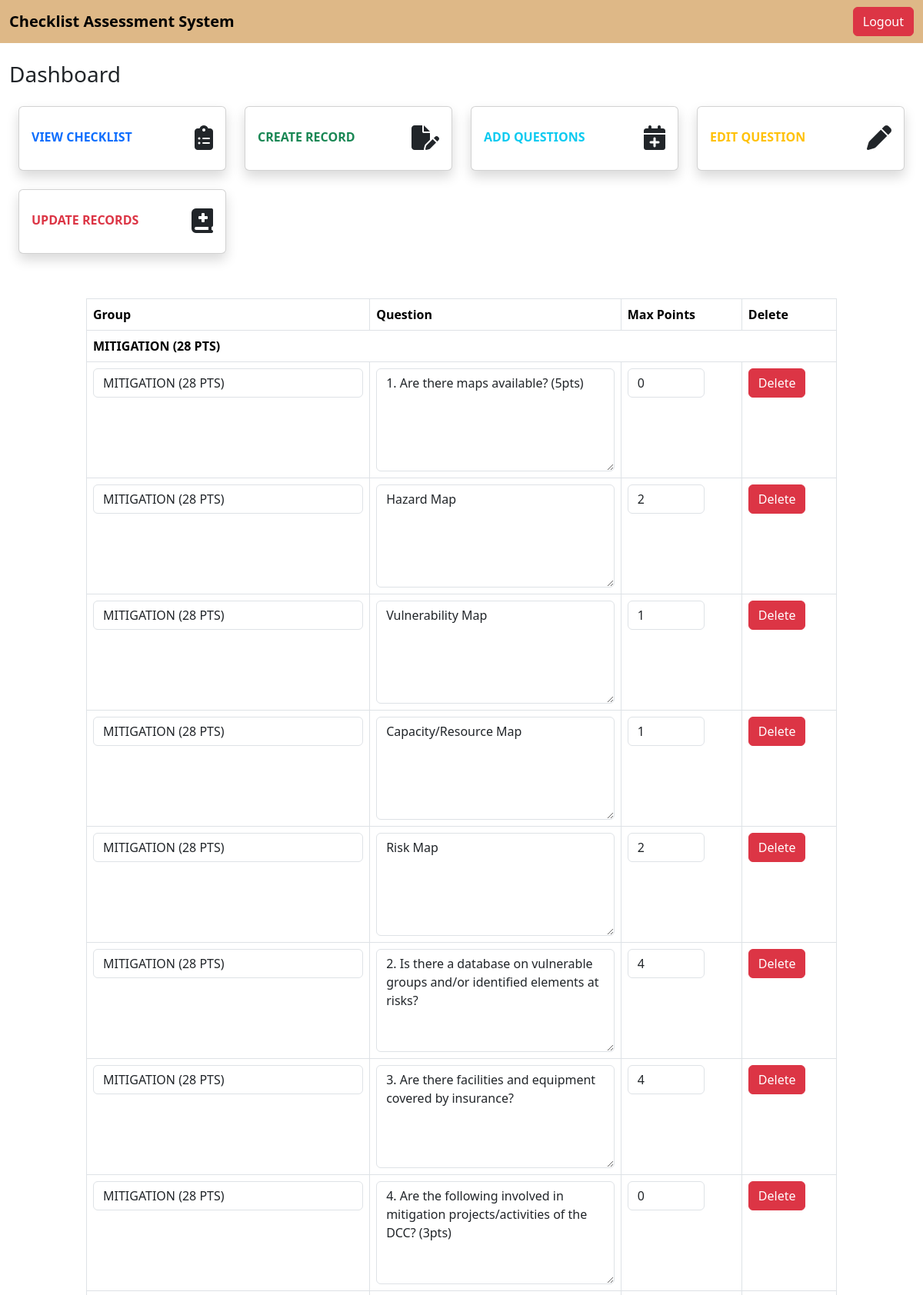
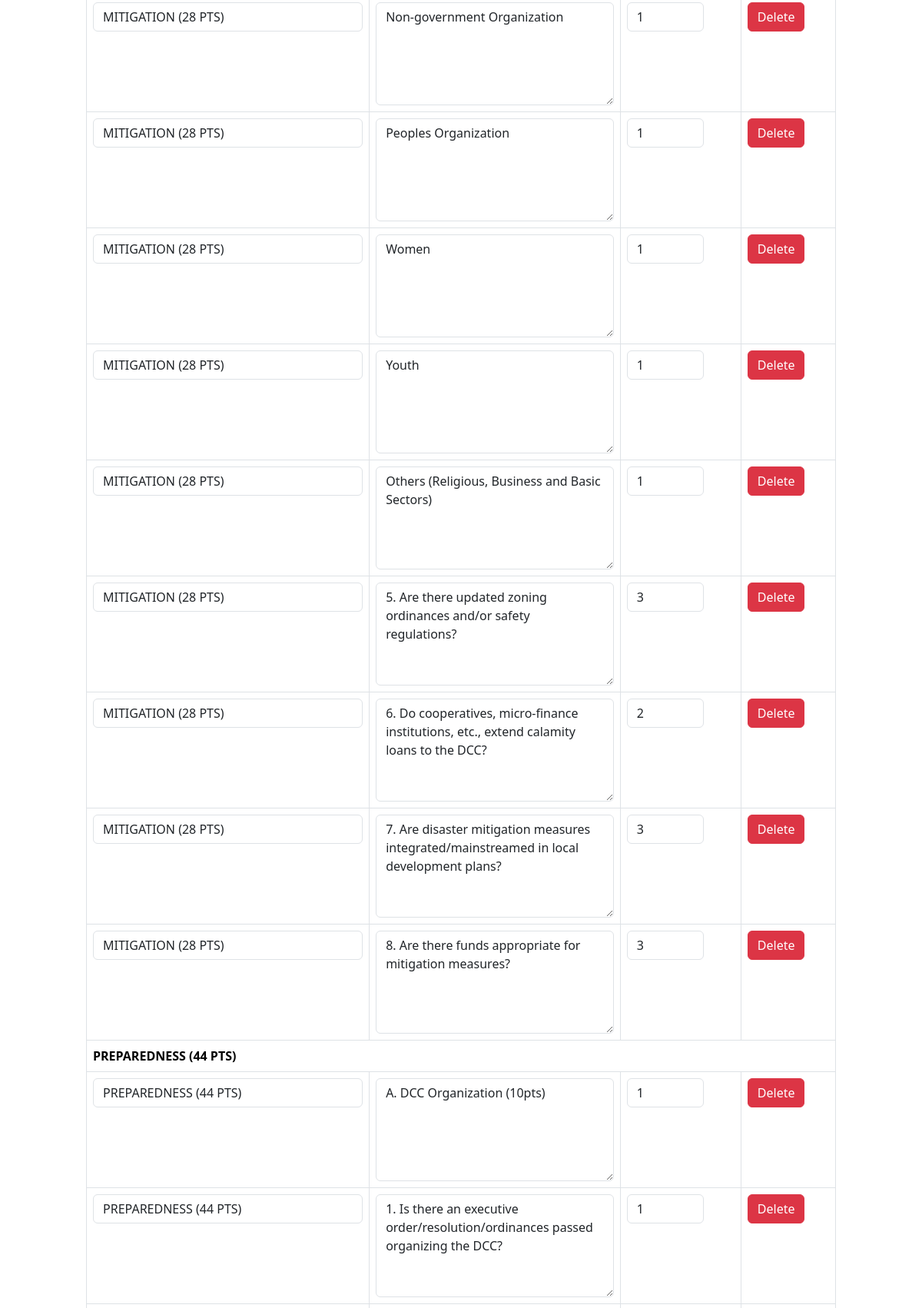
The app's page /edit_questions.php (upper part) with its own data (2 pictures, top to bottom).
### tables this page shows
CREATE TABLE `questions` (
  `questions_id` int(11) NOT NULL,
  `group` varchar(255) NOT NULL,
  `display_text` varchar(255) NOT NULL,
  `max_points` int(50) NOT NULL
);

### edit_questions.php (the view, shortened to what this page needs)
<?php
include 'header.php';
include 'sidebar.php';
$getAllQuestionsStmt = $pdo->prepare('SELECT `group`, display_text, max_points, questions_id FROM questions ORDER BY `group`');
$getAllQuestionsStmt->execute();
$allQuestions = $getAllQuestionsStmt->fetchAll(PDO::FETCH_ASSOC);
?>
<article class="my-article">
    <div class="title-search-block">
        <div class="title-block">
            <form method="post" action="resources/dr/search.php">
                <table class="table table-bordered">
                    <thead>
                        <tr>
                            <th>Group</th>
                            <th>Question</th>
                            <th>Max Points</th>
                            <th>Delete</th>
                        </tr>
                    </thead>
                    <tbody>
                        <?php if (!empty($allQuestions)): ?>
                            <?php
                            $currentGroup = null;
                            foreach ($allQuestions as $question) {
                                if ($currentGroup !== $question['group']) {
                                    echo '<tr><td colspan="4"><strong contenteditable="true" class="edit-group">' . htmlspecialchars($question['group']) . '</strong></td></tr>';
                                    $currentGroup = $question['group'];
                                }
                                ?>
                                <tr>
                                    <td>
                                        <input type="text" class="form-control edit-group" name="group[]"
                                            value="<?= htmlspecialchars($question['group']); ?>">
                                    </td>
                                    <td>
                                        <textarea class="form-control edit-text" name="display_text[]"
                                            rows="5"><?= htmlspecialchars($question['display_text']); ?></textarea>
                                    </td>
                                    <td>
                                        <input type="number" class="form-control edit-points" name="max_points[]"
                                            value="<?= $question['max_points']; ?>">
                                    </td>
                                    <td>
                                        <button type="button" class="btn btn-danger delete-question"
                                            data-question-id="<?= $question['questions_id']; ?>">Delete</button>
                                    </td>
                                </tr>
                            <?php } ?>
                        <?php else: ?>
                            <tr>
                                <td colspan="4">No questions available.</td>
                            </tr>
                        <?php endif; ?>
                    </tbody>
                </table>
            </form>
            <br>
        </div>
    </div>
</article>
<?php include 'footer.php'; ?>

### resources/css/style.css (style rules this page uses)
body { background-color: white; }
.my-article { margin-left: 100px; margin-right: 100px; }
table { width: 100%; border-collapse: collapse; margin-top: 10px; }
table, th, td { border: 1px solid #ddd; }
th, td { padding: 8px; text-align: left; }

### resources/css/edit.css (style rules this page uses)
.edit-text, .edit-group { resize: vertical; width: 100%; }
.edit-points { width: 100px; }

### resources/css/sidebar.css (style rules this page uses)
body { background-color:white; }

### records on screen
questions: group "MITIGATION (28 PTS)", display_text "1. Are there maps available? (5pts)", max_points "0"
questions: group "MITIGATION (28 PTS)", display_text "Hazard Map", max_points "2"
questions: group "MITIGATION (28 PTS)", display_text "Vulnerability Map", max_points "1"
questions: group "MITIGATION (28 PTS)", display_text "Capacity/Resource Map", max_points "1"
questions: group "MITIGATION (28 PTS)", display_text "Risk Map", max_points "2"
questions: group "MITIGATION (28 PTS)", display_text "2. Is there a database on vulnerable groups and/or identified elements at risks?", max_points "4"
questions: group "MITIGATION (28 PTS)", display_text "3. Are there facilities and equipment covered by insurance?", max_points "4"
questions: group "MITIGATION (28 PTS)", display_text "4. Are the following involved in mitigation projects/activities of the DCC? (3pts)", max_points "0"
questions: group "MITIGATION (28 PTS)", display_text "Non-government Organization", max_points "1"
questions: group "MITIGATION (28 PTS)", display_text "Peoples Organization", max_points "1"
questions: group "MITIGATION (28 PTS)", display_text "Women", max_points "1"
questions: group "MITIGATION (28 PTS)", display_text "Youth", max_points "1"
questions: group "MITIGATION (28 PTS)", display_text "Others (Religious, Business and Basic Sectors)", max_points "1"
questions: group "MITIGATION (28 PTS)", display_text "5. Are there updated zoning ordinances and/or safety regulations?", max_points "3"
questions: group "MITIGATION (28 PTS)", display_text "6. Do cooperatives, micro-finance institutions, etc., extend calamity loans to the DCC?", max_points "2"
questions: group "MITIGATION (28 PTS)", display_text "7. Are disaster mitigation measures integrated/mainstreamed in local development plans?", max_points "3"
questions: group "MITIGATION (28 PTS)", display_text "8. Are there funds appropriate for mitigation measures?", max_points "3"
questions: group "PREPAREDNESS (44 PTS)", display_text "A. DCC Organization (10pts)", max_points "1"
questions: group "PREPAREDNESS (44 PTS)", display_text "1. Is there an executive order/resolution/ordinances passed organizing the DCC?", max_points "1"
